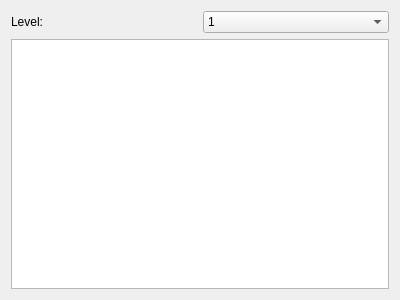
<?xml version="1.0" encoding="UTF-8"?>
<ui version="4.0">
 <class>ComparisonMultipleShips</class>
 <widget class="QWidget" name="ComparisonMultipleShips">
  <property name="geometry">
   <rect>
    <x>0</x>
    <y>0</y>
    <width>400</width>
    <height>300</height>
   </rect>
  </property>
  <property name="windowTitle">
   <string>Form</string>
  </property>
  <layout class="QVBoxLayout" name="verticalLayout">
   <item>
    <layout class="QHBoxLayout" name="horizontalLayout">
     <item>
      <widget class="QLabel" name="levelLabel">
       <property name="text">
        <string>Level:</string>
       </property>
      </widget>
     </item>
     <item>
      <widget class="QComboBox" name="levelComboBox">
       <item>
        <property name="text">
         <string>1</string>
        </property>
       </item>
       <item>
        <property name="text">
         <string>100</string>
        </property>
       </item>
       <item>
        <property name="text">
         <string>120</string>
        </property>
       </item>
      </widget>
     </item>
    </layout>
   </item>
   <item>
    <widget class="QTableView" name="shipTableView">
     <property name="sizePolicy">
      <sizepolicy hsizetype="Expanding" vsizetype="Expanding">
       <horstretch>0</horstretch>
       <verstretch>0</verstretch>
      </sizepolicy>
     </property>
     <property name="verticalScrollMode">
      <enum>QAbstractItemView::ScrollPerPixel</enum>
     </property>
     <property name="horizontalScrollMode">
      <enum>QAbstractItemView::ScrollPerPixel</enum>
     </property>
     <property name="sortingEnabled">
      <bool>true</bool>
     </property>
    </widget>
   </item>
  </layout>
 </widget>
 <tabstops>
  <tabstop>levelComboBox</tabstop>
  <tabstop>shipTableView</tabstop>
 </tabstops>
 <resources/>
 <connections/>
</ui>
